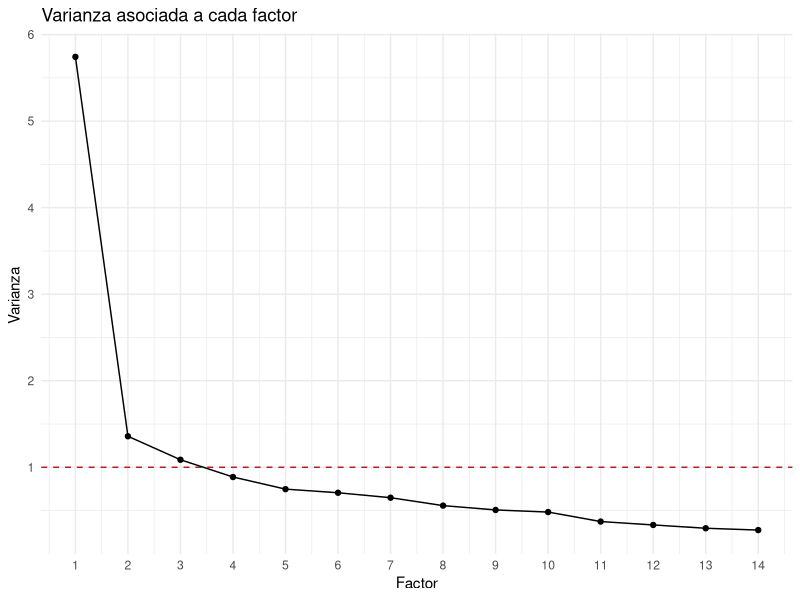

R code for this plot:
#estandarizamos los datos
library(psych)
library(ggplot2)
library(readr)
consultorio <- read_csv("Ejercicio en clases R/Datos Consultorio.csv")
View(consultorio)
seleccionados=subset(consultorio,select = -c(Sexo,GSE,Global,Cronico,Edad,Id))
datos_s=scale(seleccionados,center = TRUE, scale = TRUE)
r=cor(datos_s)
resultado <- cortest.bartlett(r, n = dim(datos_s)[1])
#pvalue casi 0 se rechaza la hip0 en favor de la significancia global
fit=principal(datos_s, nfactors=14,rotate="none")
var=fit$values
load=fit$loadings
com=fit$communality
factores=fit$scores
var_tab=as.data.frame(var)

ggplot(var_tab, aes(x = c(1:14), y = var_tab$var)) +
  scale_x_continuous(breaks = seq(1, 14, by = 1), labels = seq(1, 14, by = 1)) +
  geom_hline(yintercept = 1, linetype = "dashed", color = "red") +
  geom_point() + geom_line() + ggtitle("Varianza asociada a cada factor") +
  xlab("Factor") +
  ylab("Varianza ") +
  theme_minimal()


nd=consultorio
sc=as.data.frame(fit$scores)
datos_nuevo=cbind(nd,sc)

modelo1 <- lm(Global ~ PC1+PC2+PC3, data = datos_nuevo)
summary(modelo1)
modelo2 <- lm(Global ~ PC1+PC2+PC3+PC4+PC5+PC6+PC7+PC8+PC9+PC10+PC11+PC12+PC13+PC14, data = datos_nuevo)
#------------------------Anexo------------------------------------------------#